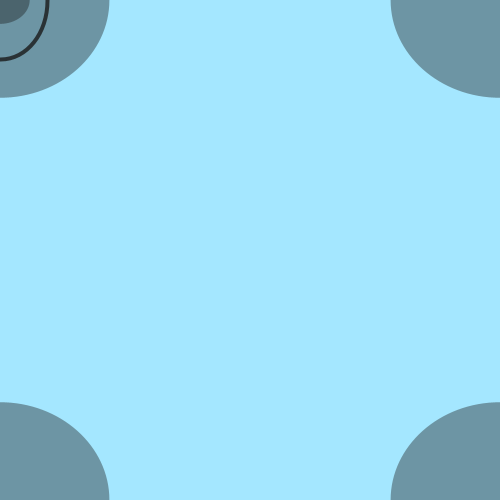
Frame 1 (no input)
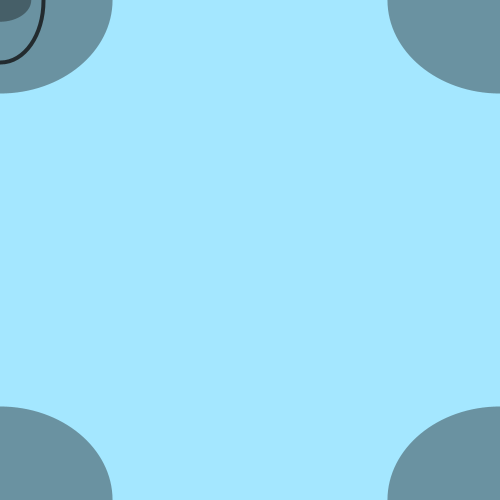
Frame 60 (the mouse pressed at the canvas centre just before this capture)
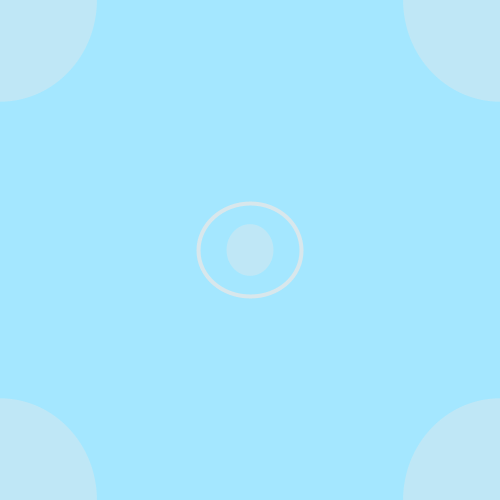
Frame 120 (the mouse held since frame 60 and released just before this capture)

The Processing sketch that drew these frames (run headless with seeded random() and noise(); from frame 60 on, the mouse is pressed at the canvas centre):

// Processing sketch: processing_43722
// ── processing_43722.pde

int f=0;

void setup(){
  size(500,500);
  smooth();
  noCursor();
  frameRate(10);
}

void draw(){
  background(164,231,255,20);
  
//random variable, change continuously the value  
  float x = random(40,70);
  float y = random(40,70);
  float c = random(25);
  fill(f+c,100);
  noStroke();
  
//ellipse on the corner, variation of dimensions  
  ellipse(0,0,100+x*2,100+y*2);
  ellipse(0,height,100+x*2,100+y*2);  
  ellipse(width, 0,100+x*2,100+y*2);
  ellipse(width,height,100+x*2,100+y*2);
  ellipse(mouseX,mouseY,x,y);

//ellupse for the mouse   
  stroke(c+f,200);
  strokeWeight(4);
  noFill();
  ellipse(mouseX,mouseY,y*2,x*2);
  
//change color of the composition when the mouse is pressed  
  if(mousePressed){
    f=f+20;    
    if(f>=230){
      f=0;}}
  }
